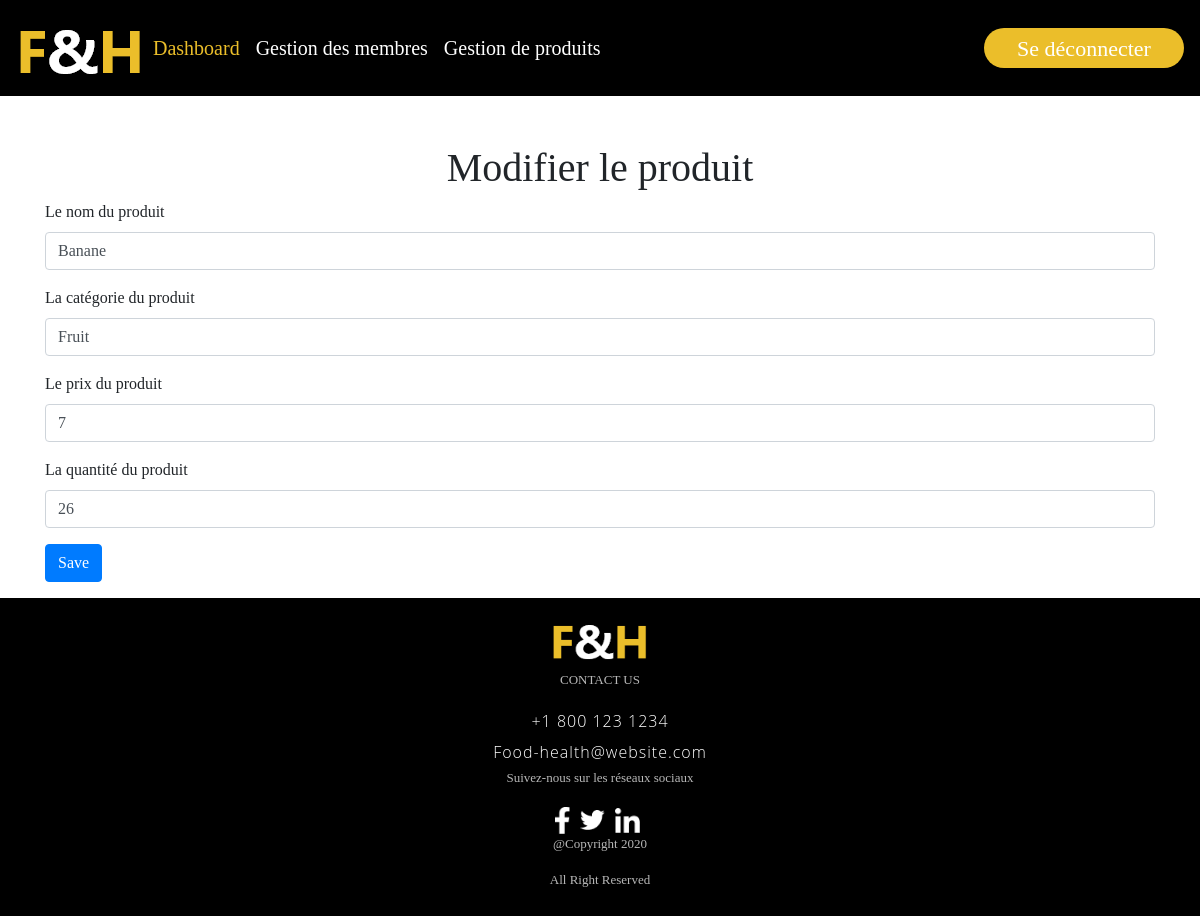
The page /Pages/GestionProducts.php?do=edit&Id_Prod=1 (signed in) on the database its author committed.
### tables this page shows
CREATE TABLE IF NOT EXISTS `produit` (
  `Id_Prod` int(11) NOT NULL AUTO_INCREMENT,
  `Nom_Prod` varchar(30) NOT NULL,
  `Prix_Prod` float NOT NULL,
  `Quantite_Prod` int(11) NOT NULL,
  `Categorie` varchar(30) NOT NULL,
  PRIMARY KEY (`Id_Prod`)
);

### Pages/GestionProducts.php (the view, shortened to what this page needs)
<?php
if (isset($_SESSION['admin'])) {
    include "DataBase.php";
    $do = isset($_GET['do']) ? $_GET['do'] : 'manage';
    if ($do == 'manage') {
        $stmt = $db->prepare("SELECT * FROM produit");
        $stmt->execute(array());
        $rows = $stmt->fetchAll();
?>
        <?php include 'Header2.php' ?> <br> <br>
        <div class="container">
            <h1 class="text-center">Gestion des produits</h1>
            <br> <br>
            <div class="table-responsive table-center text-center">
                <table class="table table-striped">
                    <thead>
                        <tr>
                            <th scope="col">#ID</th>
                            <th scope="col">Image de produit</th>
                            <th scope="col">Nom de produit</th>
                            <th scope="col">Catégorie </th>
                            <th scope="col">Prix</th>
                            <th scope="col">Quantité</th>
                            <th scope="col">Opérations</th>
                        </tr>
                    </thead>
                    <?php
                    foreach ($rows as $row) {
                    ?>
                        <tbody>
                            <tr>
                                <th scope="row"><?php echo $row->Id_Prod ?></th>
                                <td ><img height="100px" width="150px" id="img_product" src="../Images/Products/<?php echo $row->Nom_Prod ?>.png" alt=""></td>
                                <td><?php echo $row->Nom_Prod ?></td>
                                <td><?php echo $row->Categorie ?></td>
                                <td><?php echo $row->Prix_Prod ?> DH</td>
                                <td><?php echo $row->Quantite_Prod ?></td>
                                <td>
                                    <a href="?do=edit&Id_Prod=<?php echo $row->Id_Prod ?>" class="btn btn-success"><i class="fa fa-pencil-square-o" aria-hidden="true"></i></a>
                                    <a href="?do=delete&Id_Prod=<?php echo $row->Id_Prod ?>" class="btn btn-danger confirm"><i class="fa fa-trash" aria-hidden="true"></i></a>
                                </td>
                            </tr>
                        </tbody>
                        <?php } ?>
                </table>
            </div><br> <br>
            <a href="?do=add" class="btn btn-primary"><i class="fa fa-plus" aria-hidden="true"></i> Ajouter un produit</a><br> <br>
        </div>
        <?php
    } elseif ($do == 'edit') {
        $Id_Prod = isset($_GET['Id_Prod']) && is_numeric($_GET['Id_Prod']) ? intval($_GET['Id_Prod']) : 0;
        $stmt = $db->prepare("SELECT * FROM produit WHERE Id_Prod = ? LIMIT 1");
        $stmt->execute(array($Id_Prod));
        $row = $stmt->fetch();
        $count = $stmt->rowCount();
        if ($count > 0) {
        ?>
            <?php include 'Header2.php'; ?>
            <br> <br>
            <h1 class="text-center">Modifier le produit</h1>
            <div class="container">
                <form action="?do=update" method="POST">
                    <div class="form-group">
                        <label for="formGroupExampleInput">Le nom du produit</label>
                        <input name="Nom_Prod" type="text" class="form-control" id="Nom_Prod" value="<?php echo $row->Nom_Prod ?>" autocomplete="off" required>
                    </div>
                    <div class="form-group">
                        <label for="formGroupExampleInput">La catégorie du produit</label>
                        <input name="Categorie" type="text" class="form-control" id="Categorie" value="<?php echo $row->Categorie ?>" autocomplete="off" required>
                    </div>
                    <div class="form-group">
                        <label for="formGroupExampleInput">Le prix du produit</label>
                        <input name="Prix_Prod" type="number" class="form-control" id="Prix_Prod" value="<?php echo $row->Prix_Prod ?>" autocomplete="off" required>
                    </div>
                    <div class="form-group">
                        <label for="formGroupExampleInput">La quantité du produit</label>
                        <input name="Quantite_Prod" type="number" class="form-control" id="Quantite_Prod" value="<?php echo $row->Quantite_Prod ?>" autocomplete="off" required>
                    </div>
                    <div class="form-group">
                        <input type="submit" value="Save" class="btn btn-primary">
                    </div>
                </form>
            </div>
<?php
        } else {
            $errorMsg = 'Tu ne peux pas entrer directement à cette page';
            redirect($errorMsg, 5);
        }
    }
    include "footer.php";
} else {
    header('location: Home.php');
}

### Style/Home.css (style rules this page uses)
* { margin: 0; padding: 0; font-family: "Gilroy"; }
body { width: 100%; overflow-x: hidden; height: 100%; }
.container { max-width: 1170px; margin: auto; }

### rows shown on the page
produit: Nom_Prod "Banane", Categorie "Fruit", Prix_Prod "7", Quantite_Prod "26"
